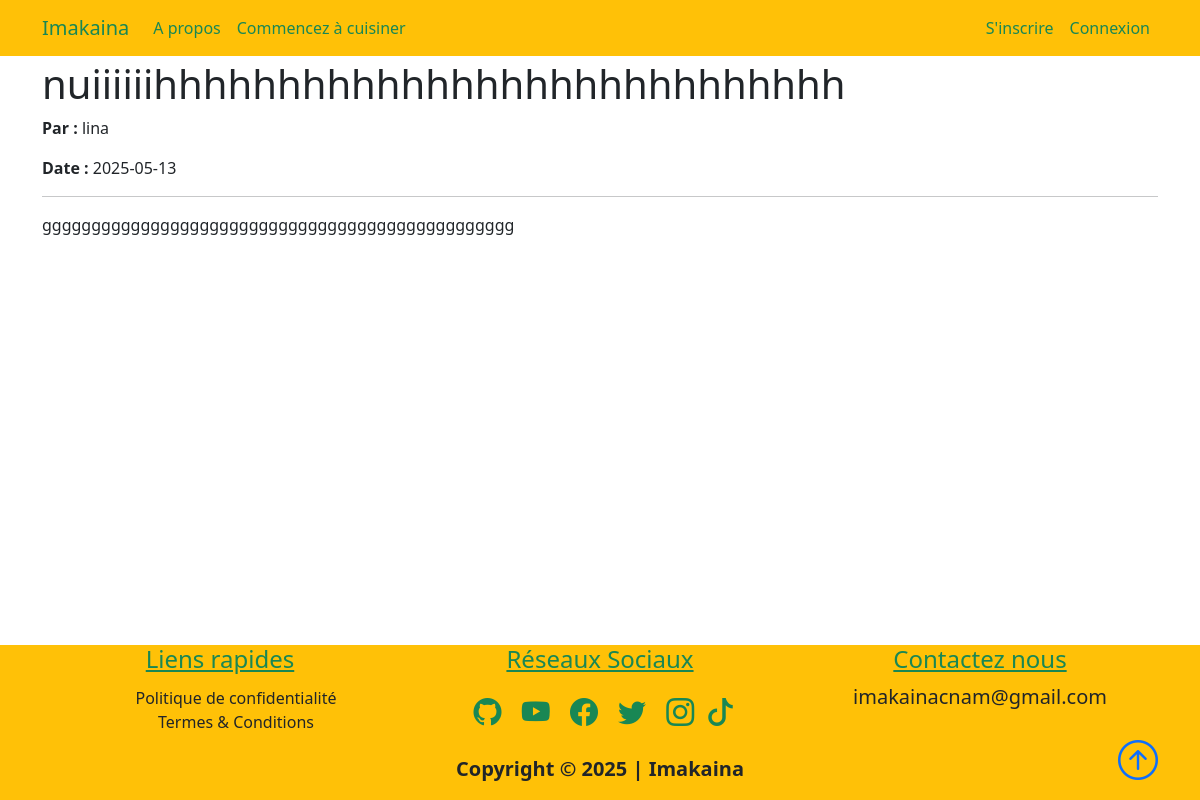
/recette/hhhhhhhhhhhhhhhhhhhhhhhhhhhhh/imprimer, run on the app's committed database.
### projet/models.py (models this page shows, shortened)
class Recette(db.Model):
    id = db.Column(db.Integer, primary_key=True, autoincrement=True)
    title = db.Column(db.String(100), nullable=False)
    date_posted = db.Column(db.DateTime, nullable=False, default=datetime.utcnow)
    content = db.Column(db.Text, nullable=False)
    thumbnail = db.Column(db.String(20), nullable=False, default="default_thumbnail.jpg" )
    slug = db.Column(db.String(32), nullable=False)
    is_approved = db.Column(db.Boolean, default=False)
    user_id = db.Column(db.Integer, db.ForeignKey("user.id"), nullable=False)
    plat_id = db.Column(db.Integer, db.ForeignKey("plat.id"), nullable=False)

class User(db.Model, UserMixin):
    id = db.Column(db.Integer, primary_key=True, autoincrement=True)
    fname = db.Column(db.String(25), nullable=False)
    lname = db.Column(db.String(25), nullable=False)
    username = db.Column(db.String(25), unique=True, nullable=False)
    email = db.Column(db.String(125), unique=True, nullable=False)
    image_file = db.Column(db.String(20), nullable=False, default="default.png")
    bio = db.Column(db.Text, nullable=True)
    password = db.Column(db.String(60), nullable=False)
    is_admin = db.Column(db.Boolean, default=False)
    recettes = db.relationship("Recette", backref="author", lazy=True)
    comments = db.relationship("Comment", backref="user", lazy=True)

### projet/recettes/routes.py (the view)
@recettes.route("/recette/<string:recette_slug>/imprimer", methods=["GET"])
def impression(recette_slug):
    recette = Recette.query.filter_by(slug=recette_slug).first_or_404()
    return render_template("impression.html", recette=recette)

### projet/templates/impression.html
{% extends "layout.html" %}
{% block content %}
<body onload="window.print()">
    <div class="container">
        <h1>{{ recette.title }}</h1>
        <p><strong>Par :</strong> {{ recette.author.username }}</p>
        <p><strong>Date :</strong> {{ recette.date_posted.strftime('%Y-%m-%d') }}</p>
        <hr>
        <div>
            {{ recette.content|safe }}
        </div>
    </div>
</body>
{% endblock content%}

### projet/static/main.css (style rules this page uses)
body::before { display: block; content: ''; height: 60px; }

### data on the page
Recette: title "nuiiiiiihhhhhhhhhhhhhhhhhhhhhhhhhhhh", date_posted "2025-05-13", content "gggggggggggggggggggggggggggggggggggggggggggggggg"
User: author.username "lina"
